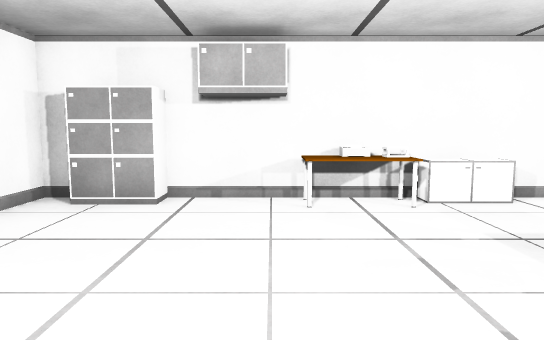
view 1 (above)

16 first-person views from a walk through a 3-D level made in the Unity game engine. The camera is 1.3 m above the floor, tilts 6° down and sees 70° across. The floor is counted in squares, 1 m on a side. Each view is taken from the middle of a square. On the plan, view 1 faces up. The plan holds only what a view shows up to about 16 squares ahead; the rest is blank. The player is left out. Some animated figures are left out.

view 2
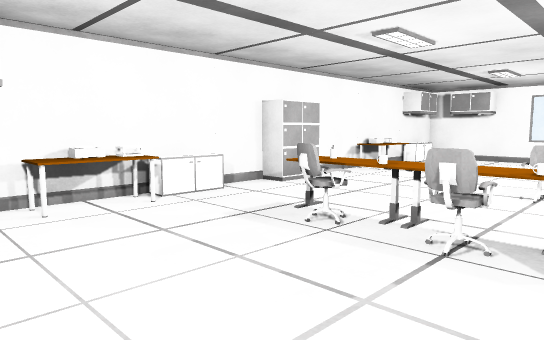

view 3
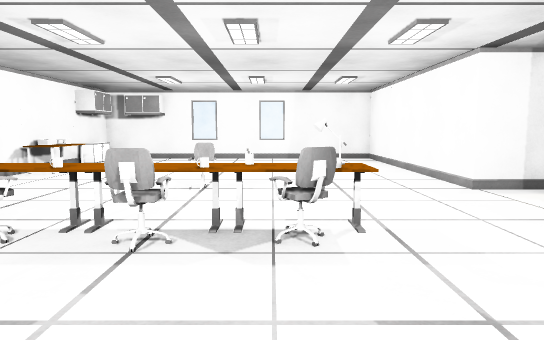

view 4
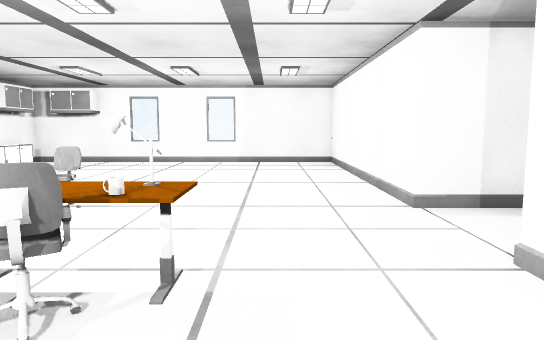

view 5
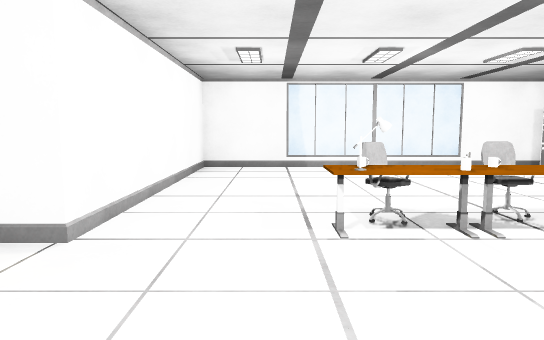

view 6
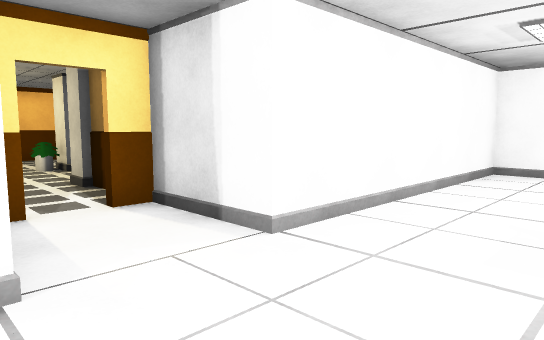

view 7
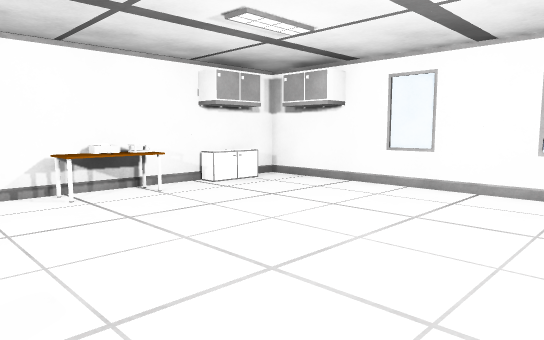

view 8
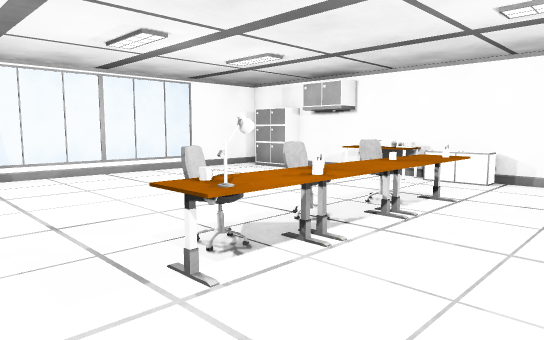

view 9
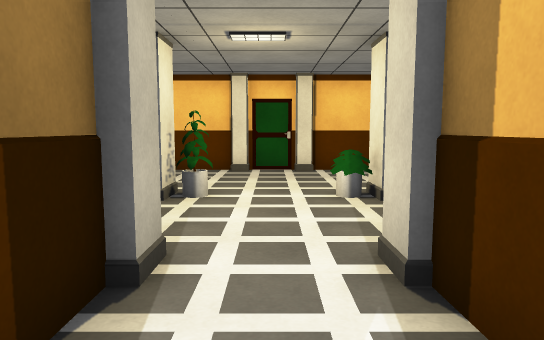

view 10
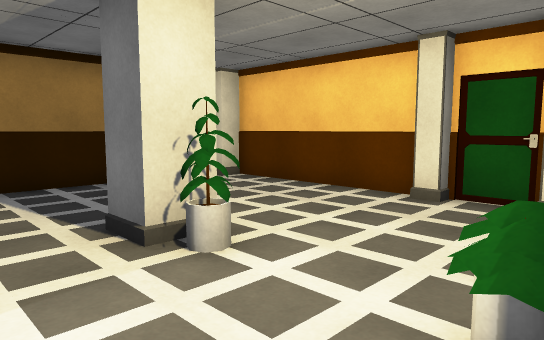

view 11
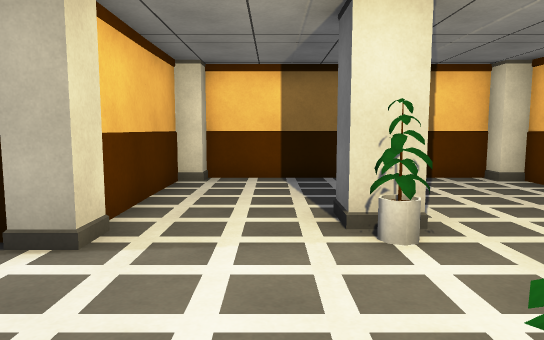

view 12
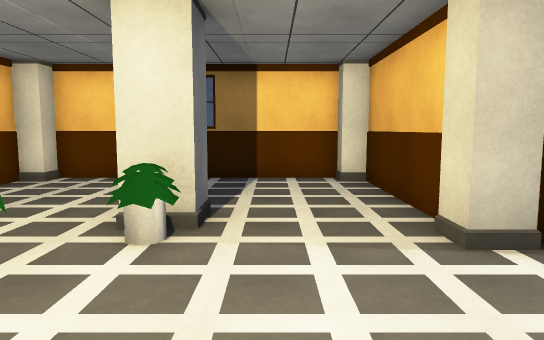

view 13
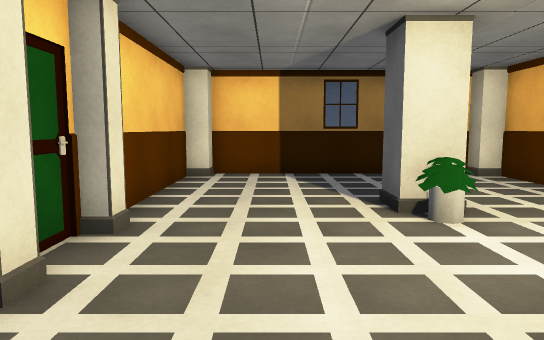

view 14
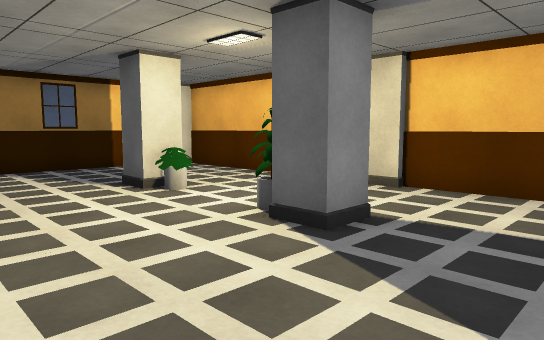

view 15
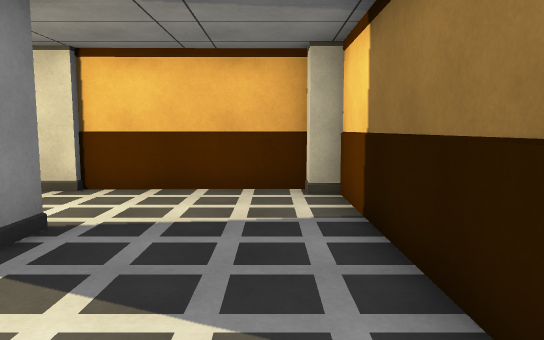

view 16
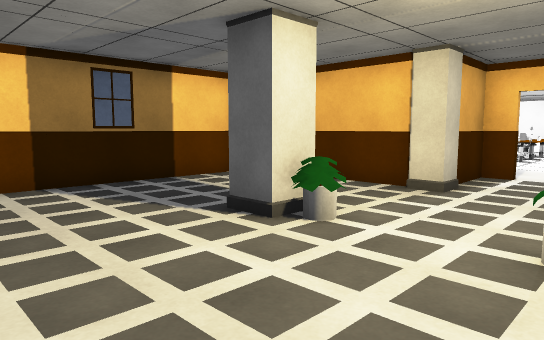

### Floor plan
Points are (right, up) in squares from view 1. A wall is a line through its corners. A room is listed if a view was taken in it or the views show most of it. See-through windows are left out.
Room 1 (views 1, 2, 3, 4, 5, 6, 7, 8, 9)
walls: (5.5, 7.4) (4.4, 7.4); (9.5, 7.4) (8.4, 7.4); (7.4, -6.3) (7.4, -4.4) (16.4, -4.4) (16.4, 7.4) (15.4, 7.4); (0.6, 7.4) (-1.5, 7.4); (13.5, 7.4) (12.4, 7.4); (-4.4, 7.4) (-4.4, -4.4) (4.6, -4.4) (4.6, -7.4)
ways out: opening at (6, -7) to room 2
objects: cabinet (-3, 7) to (-2, 7); other object (1, 6) to (2, 6); printer (1, 7) to (2, 7); chair (3, 0) to (4, 0); chair (3, 1) to (3, 2); chair (3, 3); cabinet (3, 7) to (4, 7); other object (4, -2); mug (4, -1); other object (4, 1); other object (4, 2); other object (4, 3); other object (4, 4); cabinet (6, 7) to (7, 7); chair (8, 1); other object (10, 6) to (12, 7); printer (11, 7); other object (12, 7); cabinet (14, 7) to (15, 7)
Room 2 (views 10, 11, 12, 13, 14, 15, 16)
walls: (4.1, -10.8) (1.4, -10.8); (7.4, -9.5) (7.4, -8.9); (1.6, -10.6) (-0.8, -10.6); (4.6, -7.6) (4.7, -10.2); (-0.8, -19.4) (12.7, -19.4); (12.8, -10.6) (7.8, -10.7); (-1.4, -11.1) (-1.4, -18.7); (13.4, -18.9) (13.4, -11.3)
ways out: opening at (6, -7) to room 1
objects: pillar (3, -15) to (4, -14); pillar (5, -19); other object (5, -15); pillar (7, -19); other object (7, -15); pillar (8, -15) to (9, -14); pillar (8, -10)

Positions as (right, up) in squares from view 1, and headings:
1: (0, 0), facing up
2: (-1, 0), facing up-right
3: (-1, 0), facing right
4: (1, -2), facing right
5: (9, -2), facing left
6: (8, -1), facing down-left
7: (8, -1), facing up-right
8: (7, -3), facing up-left
9: (6, -7), facing down
10: (4, -12), facing down-right
11: (3, -13), facing right
12: (9, -13), facing left
13: (10, -17), facing left
14: (12, -19), facing up-left
15: (12, -19), facing up
16: (8, -19), facing up-left
